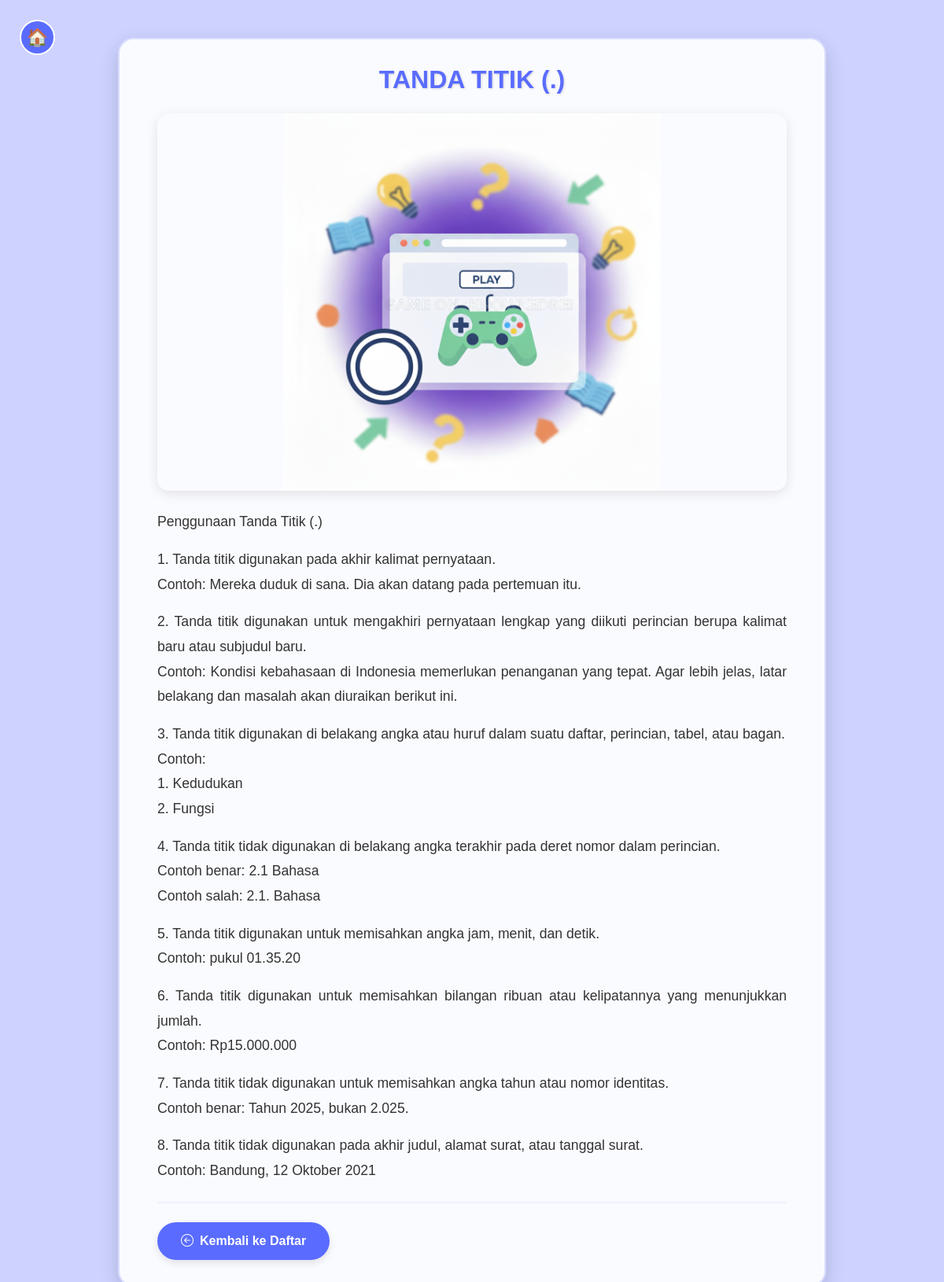
/materi/MateriDetail/1/, run on the app's committed database.
### materi/models.py (models this page shows, shortened)
class Materi(models.Model):
    judul = models.CharField(max_length=200)
    teks = models.TextField()
    gambar = models.ImageField(upload_to='materi_images/', blank=True, null=True)

### materi/views.py (the view)
# urls.py: path('MateriDetail/<int:id>/', views.MateriDetail, name='materi_detail'),
def MateriDetail(request, id):
    materi = get_object_or_404(Materi, id=id)
    return render(request, 'materi/MateriDetail.html', {'materi': materi})

### materi/templates/materi/MateriDetail.html (shortened to what this page needs)
{% load static %}
<!DOCTYPE html>
<html lang="id">
<head>
    <link href="https://cdn.jsdelivr.net/npm/bootstrap@5.3.3/dist/css/bootstrap.min.css" rel="stylesheet" />
    <link href="https://cdn.jsdelivr.net/npm/bootstrap-icons@1.11.3/font/bootstrap-icons.css" rel="stylesheet" />
</head>
<body>
    <a href="/blog/home" class="btn-home">🏠</a>
    <div class="container py-5">
        <div class="content-card">
            <h1 class="materi-title text-center mb-4">{{ materi.judul }}</h1>
            {% if materi.gambar %}
            <img src="{{ materi.gambar.url }}"
                 alt="{{ materi.judul }}"
                 class="materi-image">
            {% endif %}
            <div class="materi-content">
                {{ materi.teks|linebreaks }}
            </div>
            <hr class="my-4">
            <div class="d-flex justify-content-between align-items-center">
                <a href="{% url 'materi_menu' %}" class="navigation-button">
                    <i class="bi bi-arrow-left-circle"></i>Kembali ke Daftar
                </a>
            </div>
        </div>
    </div>
</body>
</html>

### data on the page
Materi: judul "TANDA TITIK (.)", gambar (picture), teks "Penggunaan Tanda Titik (.) 1. Tanda titik digunakan pada akhir kalimat pernyataan. Contoh: Mereka duduk di sana. Dia akan datang pada pertemuan itu. 2. Tanda titik digunakan untuk mengakhiri pernyataan lengkap yang diikuti perincian berupa kalimat baru atau subjudul baru. Contoh: Kondisi kebahasaan di Indonesia memerlukan penanganan yang tepat. Agar lebih jelas, latar belakang dan masalah akan diuraikan berikut ini. 3. Tanda titik digunakan di belakang angka atau huruf dalam suatu daftar, perincian, tabel, atau bagan. Contoh: 1. Kedudukan 2. Fungsi 4. Tanda titik tidak digunakan di belakang angka terakhir pada deret nomor dalam perincian. Contoh benar: 2.1 Bahasa Contoh salah: 2.1. Bahasa…"
